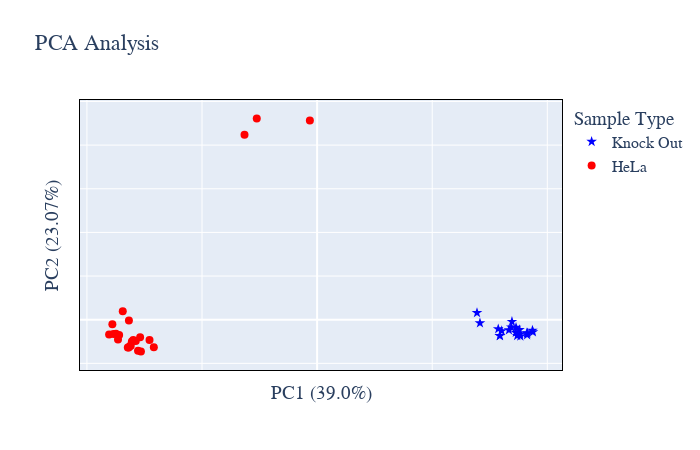

The notebook cell this image was saved under:
### Code cell
# Abundance PCA plot
plot_options={

            "compare groups": [0,1],
            "title": "PCA Analysis",
            "color": ["blue", "red", "black", "yellow", "green", "purple",
                      "orange", "brown", "pink", "gray", "olive", "cyan"],
            "symbol": ['star', 'circle'],
            "marker_size": 8,
            "width": 700,
            "height": 450,
            "font": dict(size=16, family="Arial black"),
            "ylimits": [],
            "xlimits": [],
            "help for information only": \
            "compare groups: list of two numbers default [0,1] means compare" \
            "color: the first few colors will be used"
            "xlimits: list or tuple of two numbers [0,10]." \
        }
figure, _, _ =PCA_plots(data_obj, plot_options, saved_settings)
figure.show()
#figure.write_image("images/test.svg")

### Figure 1 — Plotly figure (JSON) as saved in the notebook; plotly's stock layout.template omitted (floating-point values rounded to 4 significant figures)
{"data": [{"hovertemplate": "%{text}<br>PC1: %{x} <br>PC2: %{y}", "legendgroup": "Knock Out", "marker": {"color": "blue", "size": 8, "symbol": "star"}, "mode": "markers", "name": "Knock Out", "orientation": "v", "showlegend": true, "text": ["Ex_AuLC1_30m_2D19_20um30cm_SPE50_15118120_OTOT_11860_8mz_KO_r3c4", "Ex_AuLC1_30m_2D19_20um30cm_SPE50_15118120_OTOT_11860_8mz_KO_r3c7", "Ex_AuLC1_30m_2D19_20um30cm_SPE50_15118120_OTOT_11860_8mz_KO_r2c7", "Ex_AuLC1_30m_2D19_20um30cm_SPE50_15118120_OTOT_11860_8mz_KO_r1c8", "Ex_AuLC1_30m_2D19_20um30cm_SPE50_15118120_OTOT_11860_8mz_KO_r4c3", "Ex_AuLC1_30m_2D19_20um30cm_SPE50_15118120_OTOT_11860_8mz_KO_r1c5", "Ex_AuLC1_30m_2D19_20um30cm_SPE50_15118120_OTOT_11860_8mz_KO_r3c3", "Ex_AuLC1_30m_2D19_20um30cm_SPE50_15118120_OTOT_11860_8mz_KO_r4c7", "Ex_AuLC1_30m_2D19_20um30cm_SPE50_15118120_OTOT_11860_8mz_KO_r2c5", "Ex_AuLC1_30m_2D19_20um30cm_SPE50_15118120_OTOT_11860_8mz_KO_r1c3", "Ex_AuLC1_30m_2D19_20um30cm_SPE50_15118120_OTOT_11860_8mz_KO_r1c7", "Ex_AuLC1_30m_2D19_20um30cm_SPE50_15118120_OTOT_11860_8mz_KO_r3c5", "Ex_AuLC1_30m_2D19_20um30cm_SPE50_15118120_OTOT_11860_8mz_KO_r4c6", "Ex_AuLC1_30m_2D19_20um30cm_SPE50_15118120_OTOT_11860_8mz_KO_r2c3", "Ex_AuLC1_30m_2D19_20um30cm_SPE50_15118120_OTOT_11860_8mz_KO_r3c2", "Ex_AuLC1_30m_2D19_20um30cm_SPE50_15118120_OTOT_11860_8mz_KO_r1c1", "Ex_AuLC1_30m_2D19_20um30cm_SPE50_15118120_OTOT_11860_8mz_KO_r3c8", "Ex_AuLC1_30m_2D19_20um30cm_SPE50_15118120_OTOT_11860_8mz_KO_r2c6", "Ex_AuLC1_30m_2D19_20um30cm_SPE50_15118120_OTOT_11860_8mz_KO_r4c4", "Ex_AuLC1_30m_2D19_20um30cm_SPE50_15118120_OTOT_11860_8mz_KO_r2c4"], "type": "scatter", "x": [33.74, 35.26, 28.3, 36.45, 37.5, 36.49, 31.78, 36.54, 37.41, 33.33, 31.47, 35.16, 34.53, 27.78, 31.74, 34.56, 32.07, 34.77, 35.32, 33.86], "xaxis": "x", "y": [-3.428, -6.59, -1.512, -6.087, -5.623, -6.978, -7.303, -6.19, -4.905, -4.744, -4.245, -4.602, -5.897, 3.159, -7.348, -3.603, -5.105, -7.313, -7.564, -0.8784], "yaxis": "y"}, {"hovertemplate": "%{text}<br>PC1: %{x} <br>PC2: %{y}", "legendgroup": "HeLa", "marker": {"color": "red", "size": 8, "symbol": "circle"}, "mode": "markers", "name": "HeLa", "orientation": "v", "showlegend": true, "text": ["HeLa_micromix_2ndround_A1_blk", "HeLa_micromix_2ndround_A2", "HeLa_micromix_2ndround_A3", "HeLa_micromix_2ndround_A4", "HeLa_micromix_2ndround_A5", "HeLa_micromix_2ndround_A6", "HeLa_micromix_2ndround_B1_blk", "HeLa_micromix_2ndround_B2", "HeLa_micromix_2ndround_B3", "HeLa_micromix_2ndround_B4", "HeLa_micromix_2ndround_B5", "HeLa_micromix_2ndround_B6", "HeLa_micromix_2ndround_C1_blk", "HeLa_micromix_2ndround_C2", "HeLa_micromix_2ndround_C3", "HeLa_micromix_2ndround_C4", "HeLa_micromix_2ndround_C5", "HeLa_micromix_2ndround_C6", "HeLa_micromix_2ndround_D2", "HeLa_micromix_2ndround_D3", "HeLa_micromix_2ndround_D4", "HeLa_micromix_2ndround_D5", "HeLa_micromix_2ndround_D6"], "type": "scatter", "x": [-10.48, -34.6, -31.51, -32.51, -32.7, -36.14, -12.62, -32.73, -32.39, -34.95, -35.39, -35.58, -1.26, -28.37, -33.77, -34.4, -30.76, -31.12, -32.89, -30.61, -31.95, -32.19, -29.12], "xaxis": "x", "y": [92.2, -9.073, -9.712, -12.05, -0.3436, -6.795, 84.78, -12.72, -11.92, -6.389, -6.513, -2.118, 91.33, -12.66, 3.835, -6.961, -8.012, -14.23, -12.78, -14.56, -9.334, -9.975, -9.252], "yaxis": "y"}], "layout": {"font": {"family": "Arial black", "size": 16}, "height": 450, "legend": {"title": {"text": "Sample Type"}, "tracegroupgap": 0}, "title": {"text": "PCA Analysis"}, "width": 700, "xaxis": {"anchor": "y", "domain": [0, 1], "linecolor": "black", "mirror": true, "showticklabels": false, "title": {"text": "PC1 (39.0%)"}}, "yaxis": {"anchor": "x", "domain": [0, 1], "linecolor": "black", "mirror": true, "showticklabels": false, "title": {"text": "PC2 (23.07%)"}}}}
